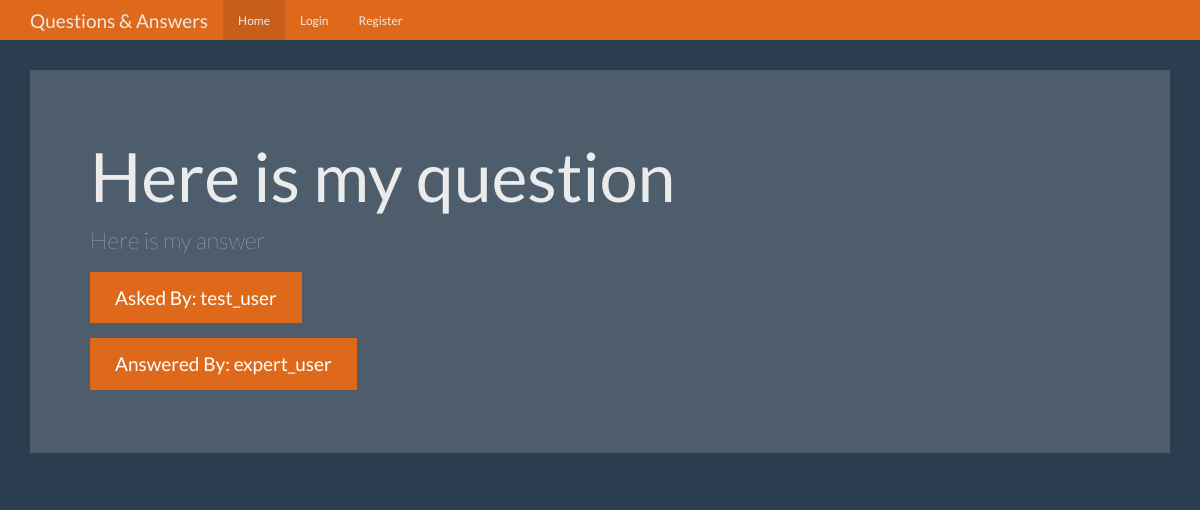
Screenshot of /question/1 with the database file from the repository.
### tables this page shows
CREATE TABLE questions (
    id integer primary key autoincrement,
    question_text text not null,
    answer_text text,
    asked_by_id integer not null,
    expert_id integer not null
);

CREATE TABLE users (
    id integer primary key autoincrement,
    name text not null,
    password text not null,
    expert boolean not null,
    admin boolean not null 
);

### app.py (the view)
@app.route('/question/<question_id>')
def question(question_id):
    user_info = get_current_user()
    db = get_db()
    question_cur = db.execute(
        ''' select
                questions.question_text,
                questions.answer_text,
                asker.name as asker_name,
                expert.name as expert_name
            from questions
            join users as asker on questions.asked_by_id= asker.id
            join users as expert on questions.expert_id= expert.id
            where questions.id=?''', [question_id])
    question_result = question_cur.fetchone()
    return render_template('question.html', user=user_info, question=question_result)

### app.py (called while the page is built)
def get_current_user():
    user_result = None
    db = get_db()
    if 'user' in session:
        user = session['user']
        user_cur = db.execute(
            'select id, name, password, expert, admin from users where name=?', [user])
        user_result = user_cur.fetchone()
    return user_result

### database.py (called while the page is built)
def connect_db():
    sql = sqlite3.connect(
        'C:/Users/HP/Desktop/Internship/Flask Tutorial/Question and Answer App/questions.db')
    sql.row_factory = sqlite3.Row
    return sql

def get_db():
    if not hasattr(g, 'sqlite3'):
        g.sqlite_db = connect_db()
    return g.sqlite_db

### templates/question.html (shortened to what this page needs)
{% extends "base.html" %} {% from "show_links.html" import show_links %}  {% block nav %} {{show_links(user)}} {%
endblock %} {% block body %}
<div class="jumbotron">
  <h1>{{question['question_text']}}</h1>
  <p>{{question['answer_text']}}</p>
  <p>
    <a class="btn btn-primary btn-lg">Asked By: {{question['asker_name']}}</a>
  </p>
  <p>
    <a class="btn btn-primary btn-lg"
      >Answered By: {{question['expert_name']}}</a
    >
  </p>
</div>
{% endblock %}

### static/theme.css (style rules this page uses)
body { padding-top: 70px; padding-bottom: 30px; }

### rows the page displays
questions: question_text "Here is my question", answer_text "Here is my answer"
users: asker_name "test_user"
users: expert_name "expert_user"
